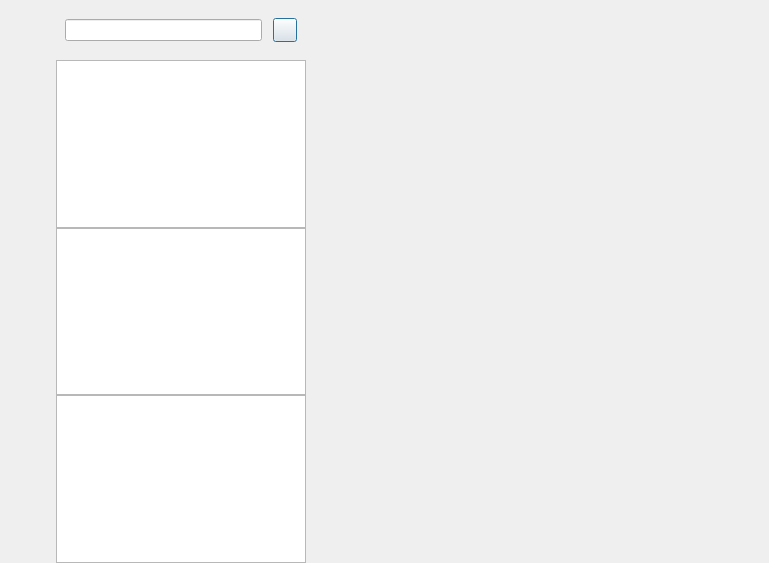
<?xml version="1.0" encoding="UTF-8"?>
<ui version="4.0">
 <class>ChatDialog</class>
 <widget class="QDialog" name="ChatDialog">
  <property name="geometry">
   <rect>
    <x>0</x>
    <y>0</y>
    <width>769</width>
    <height>563</height>
   </rect>
  </property>
  <property name="windowTitle">
   <string>Dialog</string>
  </property>
  <layout class="QHBoxLayout" name="horizontalLayout">
   <property name="spacing">
    <number>0</number>
   </property>
   <property name="leftMargin">
    <number>0</number>
   </property>
   <property name="topMargin">
    <number>0</number>
   </property>
   <property name="rightMargin">
    <number>0</number>
   </property>
   <property name="bottomMargin">
    <number>0</number>
   </property>
   <item>
    <widget class="QWidget" name="side_bar" native="true">
     <property name="sizePolicy">
      <sizepolicy hsizetype="Fixed" vsizetype="Expanding">
       <horstretch>0</horstretch>
       <verstretch>0</verstretch>
      </sizepolicy>
     </property>
     <property name="minimumSize">
      <size>
       <width>56</width>
       <height>0</height>
      </size>
     </property>
     <property name="maximumSize">
      <size>
       <width>56</width>
       <height>16777215</height>
      </size>
     </property>
     <layout class="QVBoxLayout" name="verticalLayout">
      <property name="leftMargin">
       <number>10</number>
      </property>
      <property name="topMargin">
       <number>30</number>
      </property>
      <item>
       <widget class="QWidget" name="widget" native="true">
        <layout class="QVBoxLayout" name="verticalLayout_3">
         <property name="spacing">
          <number>30</number>
         </property>
         <property name="leftMargin">
          <number>0</number>
         </property>
         <property name="topMargin">
          <number>0</number>
         </property>
         <property name="rightMargin">
          <number>0</number>
         </property>
         <property name="bottomMargin">
          <number>0</number>
         </property>
         <item>
          <widget class="QLabel" name="side_head_lb">
           <property name="minimumSize">
            <size>
             <width>35</width>
             <height>35</height>
            </size>
           </property>
           <property name="maximumSize">
            <size>
             <width>35</width>
             <height>35</height>
            </size>
           </property>
           <property name="text">
            <string/>
           </property>
          </widget>
         </item>
         <item>
          <widget class="StateWidget" name="side_contact_lb" native="true">
           <property name="minimumSize">
            <size>
             <width>30</width>
             <height>30</height>
            </size>
           </property>
           <property name="maximumSize">
            <size>
             <width>30</width>
             <height>30</height>
            </size>
           </property>
          </widget>
         </item>
         <item>
          <widget class="StateWidget" name="side_chat_lb" native="true">
           <property name="minimumSize">
            <size>
             <width>30</width>
             <height>30</height>
            </size>
           </property>
           <property name="maximumSize">
            <size>
             <width>30</width>
             <height>30</height>
            </size>
           </property>
          </widget>
         </item>
        </layout>
       </widget>
      </item>
      <item>
       <spacer name="verticalSpacer">
        <property name="orientation">
         <enum>Qt::Orientation::Vertical</enum>
        </property>
        <property name="sizeHint" stdset="0">
         <size>
          <width>20</width>
          <height>40</height>
         </size>
        </property>
       </spacer>
      </item>
     </layout>
    </widget>
   </item>
   <item>
    <widget class="QWidget" name="chat_user_wid" native="true">
     <property name="maximumSize">
      <size>
       <width>250</width>
       <height>16777215</height>
      </size>
     </property>
     <layout class="QVBoxLayout" name="verticalLayout_2">
      <property name="spacing">
       <number>0</number>
      </property>
      <property name="leftMargin">
       <number>0</number>
      </property>
      <property name="topMargin">
       <number>0</number>
      </property>
      <property name="rightMargin">
       <number>0</number>
      </property>
      <property name="bottomMargin">
       <number>0</number>
      </property>
      <item>
       <widget class="QWidget" name="search_wid" native="true">
        <property name="minimumSize">
         <size>
          <width>0</width>
          <height>60</height>
         </size>
        </property>
        <property name="maximumSize">
         <size>
          <width>16777215</width>
          <height>60</height>
         </size>
        </property>
        <layout class="QHBoxLayout" name="horizontalLayout_2">
         <item>
          <widget class="CustomizeEdit" name="search_edit"/>
         </item>
         <item>
          <spacer name="horizontalSpacer">
           <property name="orientation">
            <enum>Qt::Orientation::Horizontal</enum>
           </property>
           <property name="sizeType">
            <enum>QSizePolicy::Policy::Fixed</enum>
           </property>
           <property name="sizeHint" stdset="0">
            <size>
             <width>5</width>
             <height>20</height>
            </size>
           </property>
          </spacer>
         </item>
         <item>
          <widget class="ClickedBtn" name="add_btn">
           <property name="minimumSize">
            <size>
             <width>24</width>
             <height>24</height>
            </size>
           </property>
           <property name="maximumSize">
            <size>
             <width>24</width>
             <height>24</height>
            </size>
           </property>
           <property name="text">
            <string/>
           </property>
          </widget>
         </item>
        </layout>
       </widget>
      </item>
      <item>
       <widget class="ChatUserList" name="chat_user_list">
        <property name="minimumSize">
         <size>
          <width>0</width>
          <height>0</height>
         </size>
        </property>
        <property name="maximumSize">
         <size>
          <width>16777215</width>
          <height>16777215</height>
         </size>
        </property>
       </widget>
      </item>
      <item>
       <widget class="SearchList" name="search_list"/>
      </item>
      <item>
       <widget class="ContactUserList" name="con_user_list"/>
      </item>
     </layout>
    </widget>
   </item>
   <item>
    <widget class="QStackedWidget" name="stackedWidget">
     <property name="currentIndex">
      <number>0</number>
     </property>
     <widget class="ChatPage" name="chat_page"/>
     <widget class="QWidget" name="friend_apply_page"/>
    </widget>
   </item>
  </layout>
 </widget>
 <customwidgets>
  <customwidget>
   <class>ClickedBtn</class>
   <extends>QPushButton</extends>
   <header location="global">clickedbtn.h</header>
  </customwidget>
  <customwidget>
   <class>CustomizeEdit</class>
   <extends>QLineEdit</extends>
   <header location="global">customizeedit.h</header>
  </customwidget>
  <customwidget>
   <class>ChatUserList</class>
   <extends>QListWidget</extends>
   <header location="global">chatuserlist.h</header>
  </customwidget>
  <customwidget>
   <class>ChatPage</class>
   <extends>QWidget</extends>
   <header location="global">chatpage.h</header>
   <container>1</container>
  </customwidget>
  <customwidget>
   <class>StateWidget</class>
   <extends>QWidget</extends>
   <header location="global">statewidget.h</header>
   <container>1</container>
  </customwidget>
  <customwidget>
   <class>SearchList</class>
   <extends>QListWidget</extends>
   <header location="global">searchlist.h</header>
  </customwidget>
  <customwidget>
   <class>ContactUserList</class>
   <extends>QListWidget</extends>
   <header location="global">contactuserlist.h</header>
  </customwidget>
 </customwidgets>
 <resources/>
 <connections/>
</ui>
